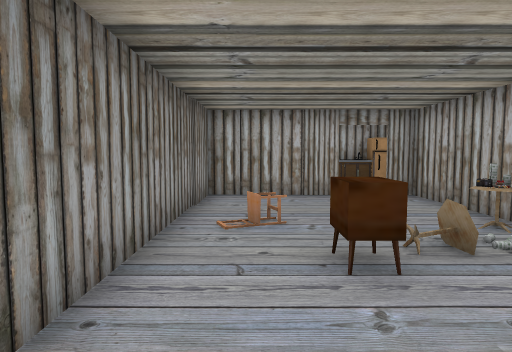
[1] (above)

14 first-person views from a walk through a Unity game level. The camera is 1.2 m above the floor, tilts 4° down and sees 75° across. The floor is counted in squares, 1 m on a side. Each view is taken from the middle of a square. On the plan, view 1 faces up. The plan holds only what a view shows up to about 14 squares ahead; the rest is blank. The place goes on beyond the plan. The player is left out. Door leaves are left out, so doorways stand open. Some surface patterns are stand-ins.

[2]
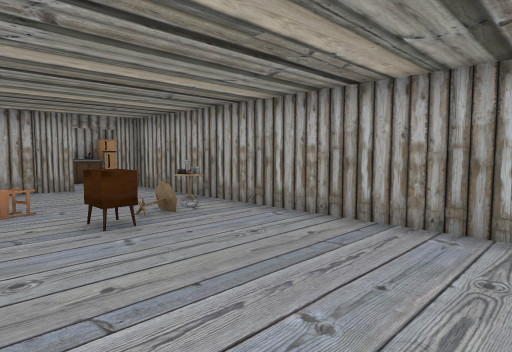

[3]
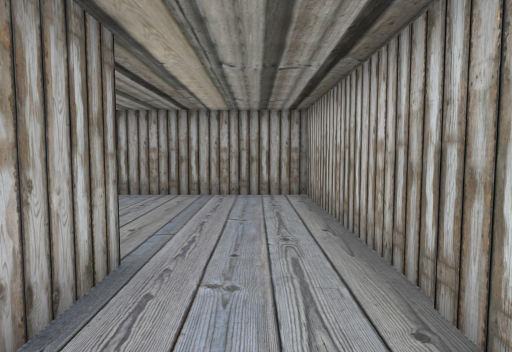

[4]
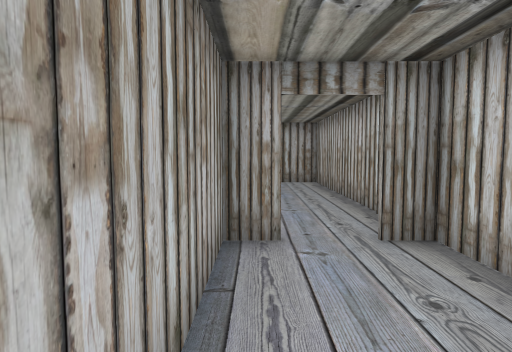

[5]
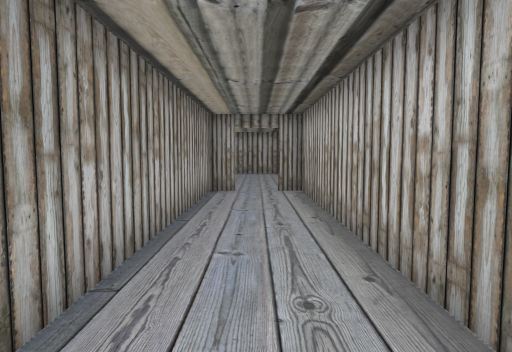

[6]
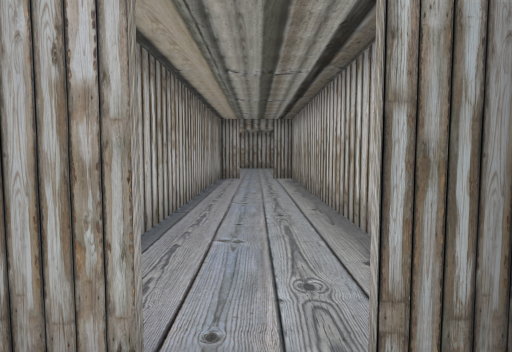

[7]
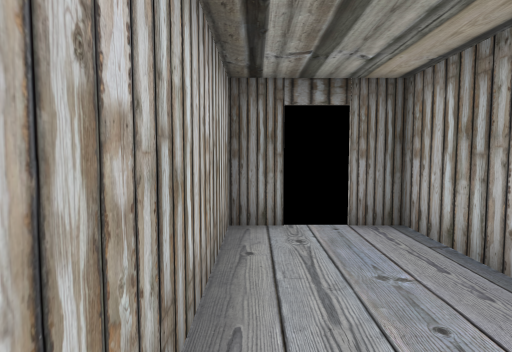

[8]
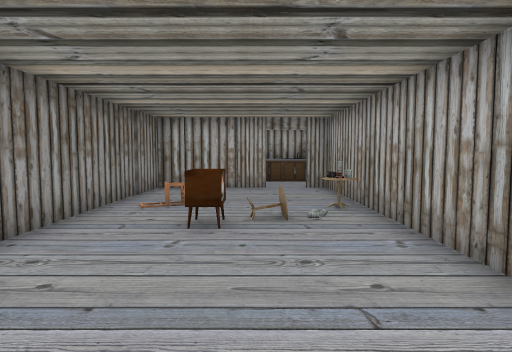

[9]
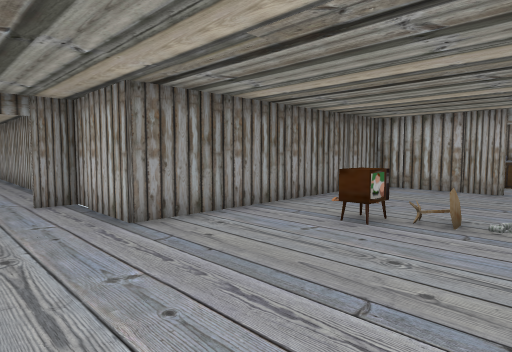

[10]
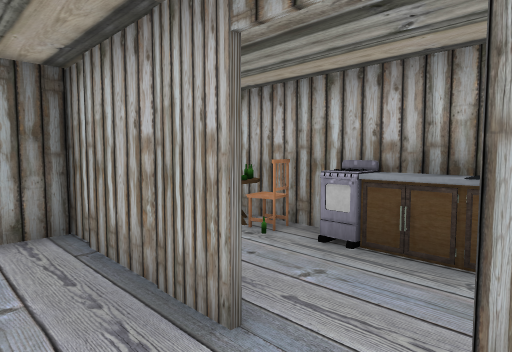

[11]
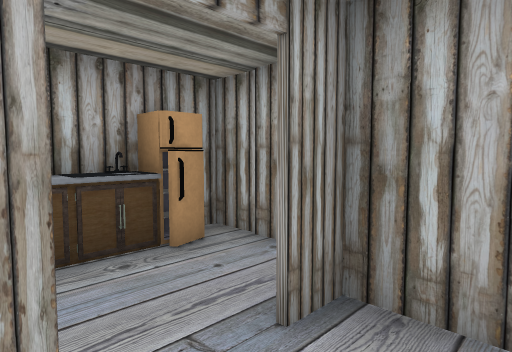

[12]
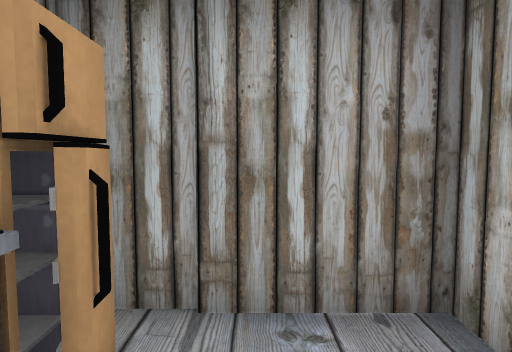

[13]
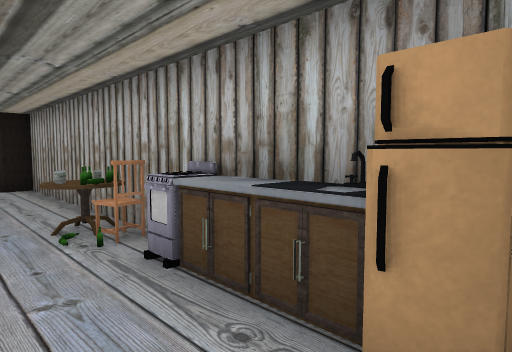

[14]
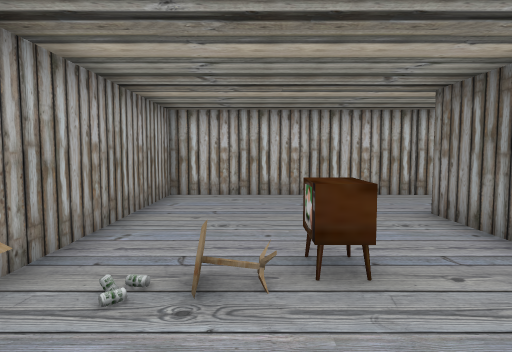

### Floor plan
Points are (right, up) in squares from view 1. A wall is a line through its corners. A room is listed if a view was taken in it or the views show most of it. See-through windows are left out.
Room 1 (views 1, 2, 8, 9, 10, 11, 14)
walls: (-4.4, 0.6) (-4.4, -0.4); (2.4, 9.4) (-1.4, 9.4) (-1.4, 0.4) (-4.6, 0.4); (-3.4, -2.5) (4.5, -2.5) (4.5, 9.4) (3.6, 9.4)
ways out: opening at (-5, -1) to room 2; opening at (3, 9) to room 4
objects: other object (4, 5)
Room 2 (views 3, 4, 5, 7)
walls: (-4.5, -0.4) (-4.5, 0.5); (-4.6, 0.4) (-16.5, 0.4) (-16.5, -0.5); (-16.5, -1.5) (-16.5, -2.5) (-4.5, -2.5) (-4.5, -1.6)
ways out: opening at (-5, -1) to room 1; open door at (-16.5, -1) to room 3
Room 3 (view 6)
walls: (-16.5, -0.5) (-16.5, 0.2)
ways out: open door at (-16.5, -1) to room 2
Room 4 (views 12, 13)
walls: (4.3, 12.5) (-1, 12.5); (4.8, 9.5) (5.4, 9.5) (5.4, 12.5)
ways out: opening at (3, 9) to room 1
objects: other object (1, 12)

Where each view was taken, in squares from view 1:
view 1: 0 up, 0 right, facing up
view 2: 2 down, 1 left, facing up-right
view 3: 1 down, 5 left, facing right
view 4: 0 up, 9 left, facing right
view 5: 1 down, 15 left, facing right
view 6: 1 down, 18 left, facing right
view 7: 2 down, 11 left, facing left
view 8: 2 down, 2 right, facing up
view 9: 2 down, 4 right, facing up-left
view 10: 8 up, 4 right, facing up-left
view 11: 8 up, 2 right, facing up-right
view 12: 11 up, 3 right, facing right
view 13: 10 up, 5 right, facing up-left
view 14: 7 up, 2 right, facing down
